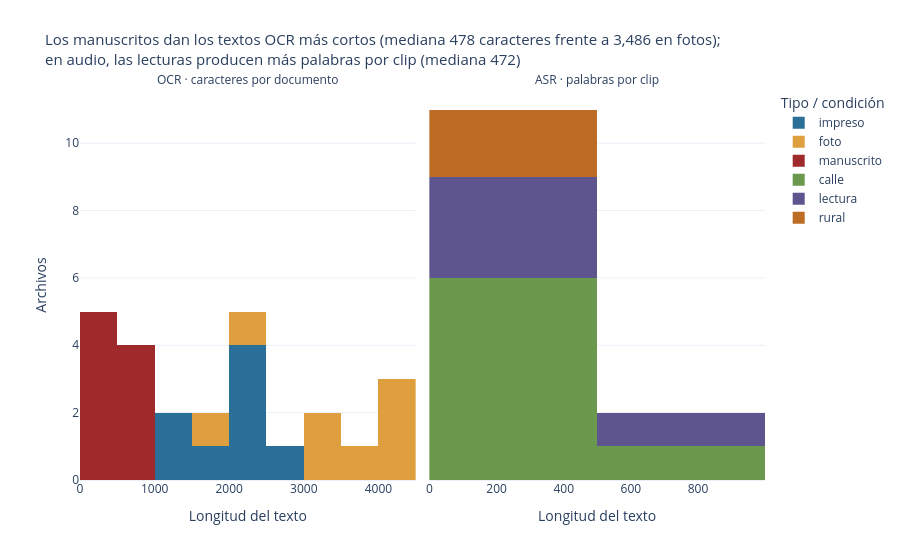

Notebook source saved alongside this figure:
### Code cell
# Gráfico 3: histograma de longitud de los textos (caracteres OCR y palabras ASR)
longitudes = pd.concat([
    pd.DataFrame({"id": documentos.id, "medida": "OCR · caracteres por documento",
                  "grupo": documentos.tipo, "longitud": documentos.n_caracteres}),
    pd.DataFrame({"id": transcripciones.id, "medida": "ASR · palabras por clip",
                  "grupo": transcripciones.condicion, "longitud": transcripciones.n_palabras}),
])
mediana_tipo = documentos.groupby("tipo").n_caracteres.median()
mediana_condicion = transcripciones.groupby("condicion").n_palabras.median()

fig = px.histogram(
    longitudes, x="longitud", color="grupo", facet_col="medida", nbins=12,
    color_discrete_map=COLORES_TIPO | COLORES_CONDICION, hover_data=["id"],
    labels={"longitud": "Longitud del texto", "grupo": "Tipo / condición", "count": "Archivos"},
    title=(f"Los {mediana_tipo.idxmin()}s dan los textos OCR más cortos (mediana {mediana_tipo.min():,.0f} caracteres "
           f"frente a {mediana_tipo.max():,.0f} en {mediana_tipo.idxmax()}s);<br>"
           f"en audio, {FRASE_CONDICION[mediana_condicion.idxmax()]} producen más palabras por clip "
           f"(mediana {mediana_condicion.max():,.0f})"),
)
fig.update_xaxes(matches=None)   # cada panel con su propia escala: caracteres y palabras no se comparan
fig.for_each_annotation(lambda a: a.update(text=a.text.split("=")[-1]))
fig.update_yaxes(title_text="Archivos", col=1)
mostrar(fig)

### Figure 1 — Plotly figure (JSON) as saved in the notebook; plotly's stock layout.template omitted (floating-point values rounded to 4 significant figures)
{"data": [{"bingroup": "x", "hovertemplate": "Tipo / condición=impreso<br>medida=OCR · caracteres por documento<br>Longitud del texto=%{x}<br>count=%{y}<extra></extra>", "legendgroup": "impreso", "marker": {"color": "#2a6f97", "pattern": {"shape": ""}}, "name": "impreso", "nbinsx": 12, "orientation": "v", "showlegend": true, "type": "histogram", "x": [2247, 2325, 2668, 2000, 1115, 1118, 2475, 1728], "xaxis": "x", "yaxis": "y"}, {"bingroup": "x", "hovertemplate": "Tipo / condición=foto<br>medida=OCR · caracteres por documento<br>Longitud del texto=%{x}<br>count=%{y}<extra></extra>", "legendgroup": "foto", "marker": {"color": "#e09f3e", "pattern": {"shape": ""}}, "name": "foto", "nbinsx": 12, "orientation": "v", "showlegend": true, "type": "histogram", "x": [4133, 4317, 2006, 1521, 3679, 4038, 3210, 3293], "xaxis": "x", "yaxis": "y"}, {"bingroup": "x", "hovertemplate": "Tipo / condición=manuscrito<br>medida=OCR · caracteres por documento<br>Longitud del texto=%{x}<br>count=%{y}<extra></extra>", "legendgroup": "manuscrito", "marker": {"color": "#9e2a2b", "pattern": {"shape": ""}}, "name": "manuscrito", "nbinsx": 12, "orientation": "v", "showlegend": true, "type": "histogram", "x": [720, 467, 744, 807, 190, 418, 478, 389, 528], "xaxis": "x", "yaxis": "y"}, {"bingroup": "x", "hovertemplate": "Tipo / condición=calle<br>medida=ASR · palabras por clip<br>Longitud del texto=%{x}<br>count=%{y}<extra></extra>", "legendgroup": "calle", "marker": {"color": "#6a994e", "pattern": {"shape": ""}}, "name": "calle", "nbinsx": 12, "orientation": "v", "showlegend": true, "type": "histogram", "x": [265, 364, 60, 184, 76, 185, 640], "xaxis": "x2", "yaxis": "y2"}, {"bingroup": "x", "hovertemplate": "Tipo / condición=lectura<br>medida=ASR · palabras por clip<br>Longitud del texto=%{x}<br>count=%{y}<extra></extra>", "legendgroup": "lectura", "marker": {"color": "#5e548e", "pattern": {"shape": ""}}, "name": "lectura", "nbinsx": 12, "orientation": "v", "showlegend": true, "type": "histogram", "x": [444, 352, 499, 532], "xaxis": "x2", "yaxis": "y2"}, {"bingroup": "x", "hovertemplate": "Tipo / condición=rural<br>medida=ASR · palabras por clip<br>Longitud del texto=%{x}<br>count=%{y}<extra></extra>", "legendgroup": "rural", "marker": {"color": "#bc6c25", "pattern": {"shape": ""}}, "name": "rural", "nbinsx": 12, "orientation": "v", "showlegend": true, "type": "histogram", "x": [292, 63], "xaxis": "x2", "yaxis": "y2"}], "layout": {"annotations": [{"font": {}, "showarrow": false, "text": "OCR · caracteres por documento", "x": 0.245, "xanchor": "center", "xref": "paper", "y": 1.0, "yanchor": "bottom", "yref": "paper"}, {"font": {}, "showarrow": false, "text": "ASR · palabras por clip", "x": 0.755, "xanchor": "center", "xref": "paper", "y": 1.0, "yanchor": "bottom", "yref": "paper"}], "barmode": "relative", "legend": {"title": {"text": "Tipo / condición"}, "tracegroupgap": 0}, "margin": {"t": 90}, "title": {"font": {"size": 15}, "text": "Los manuscritos dan los textos OCR más cortos (mediana 478 caracteres frente a 3,486 en fotos);<br>en audio, las lecturas producen más palabras por clip (mediana 472)"}, "xaxis": {"anchor": "y", "domain": [0.0, 0.49], "title": {"text": "Longitud del texto"}}, "xaxis2": {"anchor": "y2", "domain": [0.51, 1.0], "title": {"text": "Longitud del texto"}}, "yaxis": {"anchor": "x", "domain": [0.0, 1.0], "title": {"text": "Archivos"}}, "yaxis2": {"anchor": "x2", "domain": [0.0, 1.0], "matches": "y", "showticklabels": false}}}
